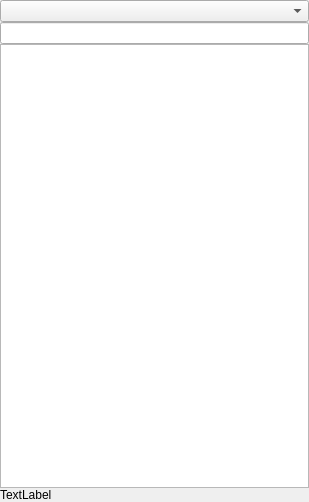
<?xml version="1.0" encoding="UTF-8"?>
<ui version="4.0">
 <class>FeatureTemplater</class>
 <widget class="QDockWidget" name="FeatureTemplater">
  <property name="geometry">
   <rect>
    <x>0</x>
    <y>0</y>
    <width>309</width>
    <height>502</height>
   </rect>
  </property>
  <property name="allowedAreas">
   <set>Qt::LeftDockWidgetArea|Qt::RightDockWidgetArea</set>
  </property>
  <property name="windowTitle">
   <string>Feature Templates</string>
  </property>
  <widget class="QWidget" name="dockWidgetContents">
   <layout class="QVBoxLayout" name="verticalLayout">
    <property name="spacing">
     <number>0</number>
    </property>
    <property name="leftMargin">
     <number>0</number>
    </property>
    <property name="topMargin">
     <number>0</number>
    </property>
    <property name="rightMargin">
     <number>0</number>
    </property>
    <property name="bottomMargin">
     <number>0</number>
    </property>
    <item>
     <widget class="QComboBox" name="library_selection"/>
    </item>
    <item>
     <widget class="QgsFilterLineEdit" name="search_box"/>
    </item>
    <item>
     <widget class="QTreeView" name="template_list">
      <attribute name="headerVisible">
       <bool>false</bool>
      </attribute>
     </widget>
    </item>
    <item>
     <widget class="QLabel" name="txt_tip">
      <property name="text">
       <string>TextLabel</string>
      </property>
     </widget>
    </item>
   </layout>
  </widget>
 </widget>
 <customwidgets>
  <customwidget>
   <class>QgsFilterLineEdit</class>
   <extends>QLineEdit</extends>
   <header>qgsfilterlineedit.h</header>
  </customwidget>
 </customwidgets>
 <resources/>
 <connections/>
</ui>
